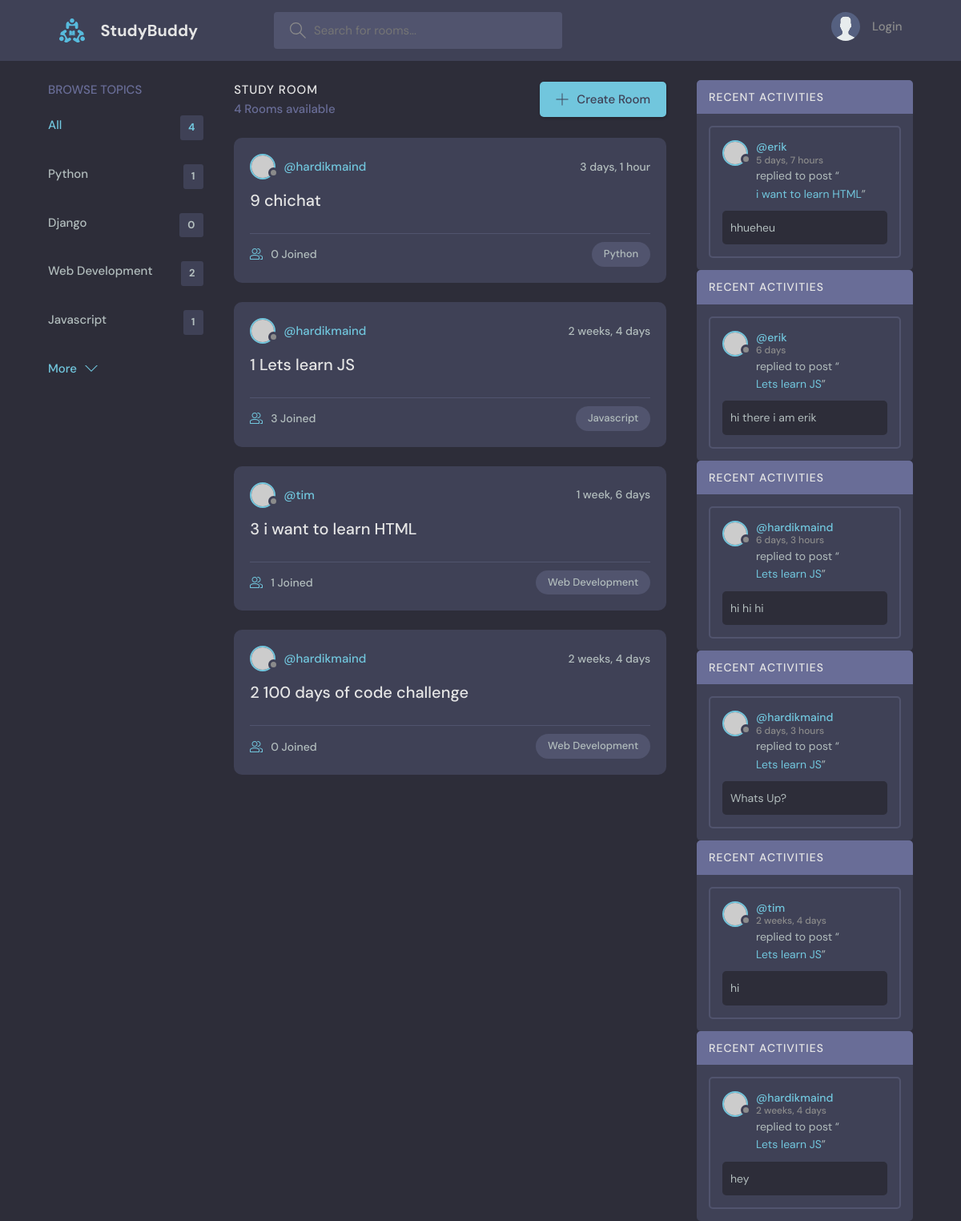
The app's page /, older data.
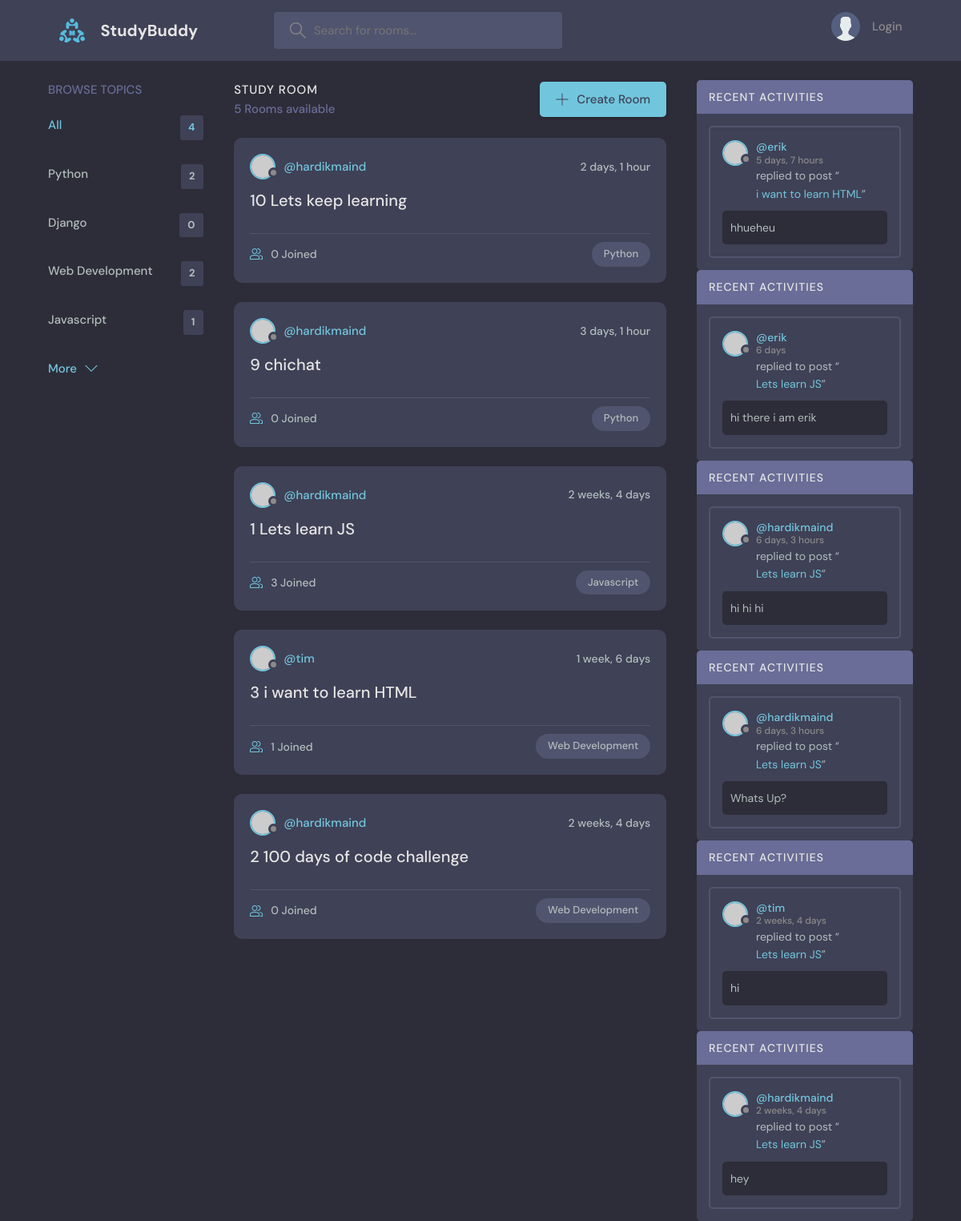
The same page, newer data.
### base/models.py (models this page shows, shortened)
class Topic(models.Model):
    name = models.CharField(max_length=200)

class Room(models.Model):
    host = models.ForeignKey(User, null=True, on_delete=models.SET_NULL)
    name = models.CharField(max_length=200)
    description = models.TextField(null=True, blank=True)
    participants = models.ManyToManyField(User,related_name='participants', blank=True)
    updated = models.DateTimeField(auto_now=True)
    created = models.DateTimeField(auto_now_add=True)
    topic = models.ForeignKey(Topic, null=True, on_delete=models.SET_NULL)
    class Meta:
        ordering = ['-updated', '-created']
    def __str__(self):
        return self.name

class Message(models.Model):
    user = models.ForeignKey(User, on_delete=models.CASCADE)
    room = models.ForeignKey(Room, on_delete=models.CASCADE)
    body = models.TextField()
    updated = models.DateTimeField(auto_now=True)
    created = models.DateTimeField(auto_now_add=True)
    class Meta:
        ordering = ['-updated', '-created']

### base/views.py (the view)
# urls.py: path('', views.home,name="home"),   #when the user goes to the home page, the home function is called..which is in the views.py file
def home(request):
    q = request.GET.get('query') if request.GET.get('query') != None else ''
    rooms = Room.objects.filter(Q(topic__name__icontains=q) | Q(
        name__icontains=q) | Q(description__icontains=q))
    room_count = rooms.count()
    room_message = Message.objects.filter(Q(room__topic__name__icontains=q))
    topics = Topic.objects.all()
    context = {'rooms': rooms, 'topics': topics,
               'room_count': room_count, 'room_messages': room_message}
    return render(request, 'base/home.html', context)

### base/templates/base/home.html (shortened to what this page needs)
{% extends 'main.html' %}
{% block content %}
<main class="layout layout--3">
  <div class="container">
    {%include 'base/topic_component.html' %}
    <div class="roomList">
      <div class="roomList__header">
        <div>
          <h2>Study Room</h2>
          <p>{{room_count}} Rooms available</p>
        </div>
        <a class="btn btn--main" href="{% url 'create-room' %}">
          <svg
            version="1.1"
            xmlns="http://www.w3.org/2000/svg"
            width="32"
            height="32"
            viewBox="0 0 32 32"
          >
            <title>add</title>
            <path
              d="M16.943 0.943h-1.885v14.115h-14.115v1.885h14.115v14.115h1.885v-14.115h14.115v-1.885h-14.115v-14.115z"
            ></path>
          </svg>
          Create Room
        </a>
      </div>
     {%include 'base/feed_component.html' %}
    </div>
    {% include 'base/activity_component.html' %}
  </div>
</main>
{% endblock content %}

### base/templates/base/topic_component.html
<div class="topics">
  <div class="topics__header">
    <h2>Browse Topics</h2>
  </div>
  <ul class="topics__list">
    <li>
      <a href="{% url 'home'%}" class="active">All <span>{{topics.count}}</span></a>
    </li>
    {% for x in topics %}
    <li>
      <a href="{% url 'home' %}?query={{x.name}}"> {{x.name}} <span>{{x.room_set.all.count}}</span></a>
    </li>
    {%endfor%}
  </ul>
  <a class="btn btn--link" href="topics.html">
    More
    <svg
      version="1.1"
      xmlns="http://www.w3.org/2000/svg"
      width="32"
      height="32"
      viewBox="0 0 32 32"
    >
      <title>chevron-down</title>
      <path d="M16 21l-13-13h-3l16 16 16-16h-3l-13 13z"></path>
    </svg>
  </a>
</div>

### base/templates/base/feed_component.html (shortened to what this page needs)
{% for room in rooms %}
<div class="roomListRoom">
  <div class="roomListRoom__header">
    <a href="{% url 'user-profile' room.host.id %}" class="roomListRoom__author">
      <div class="avatar avatar--small">
        <img src="https://randomuser.me/api/portraits/women/11.jpg" />
      </div>
      <span>@{{room.host.username}}</span>
    </a>
    <div class="roomListRoom__actions">
      <span>{{room.created|timesince }}</span>
    </div>
  </div>
  <div class="roomListRoom__content">
    <a href="{% url 'room' room.id %}"> {{room.id}}    {{room.name}}</a>
  </div>
  <div class="roomListRoom__meta">
    <a href="{% url 'room' room.id %}" class="roomListRoom__joined">
      {{room.participants.all.count}} Joined
    </a>
    <p class="roomListRoom__topic">{{room.topic.name}}</p>
  </div>
</div>
{% endfor %}

### base/templates/base/activity_component.html (shortened to what this page needs)
<div>
{% for x in room_messages %}
<div class="activities">
  <div class="activities__header">
    <h2>Recent Activities</h2>
  </div>
  <div class="activities__box">
    <div class="activities__boxHeader roomListRoom__header">
      <a href="{% url 'user-profile' x.user.id %}" class="roomListRoom__author">
        <div class="avatar avatar--small">
          <img src="https://randomuser.me/api/portraits/women/11.jpg" />
        </div>
        <p>
          @{{x.user}}
          <span>{{x.created|timesince}}</span>
        </p>
      </a>
    </div>
    <div class="activities__boxContent">
      <p>
        replied to post “<a href="{%url 'room' x.room.id %}">{{x.room}}</a>”
      </p>
      <div class="activities__boxRoomContent">
        {{x.body}}
      </div>
    </div>
  </div>
</div>
{% endfor %}
</div>

Row changes from the older to the newer data that the page shows:
computed for Topic "Python": room_set.all.count "1" → "2"
added Room: host.username "hardikmaind", created "2 days, 1 hour", id "10", name "Lets keep learning", participants.all.count "0", topic.name "Python"
Text that changed along with them:
{{ room_count }}: "4" → "5"
